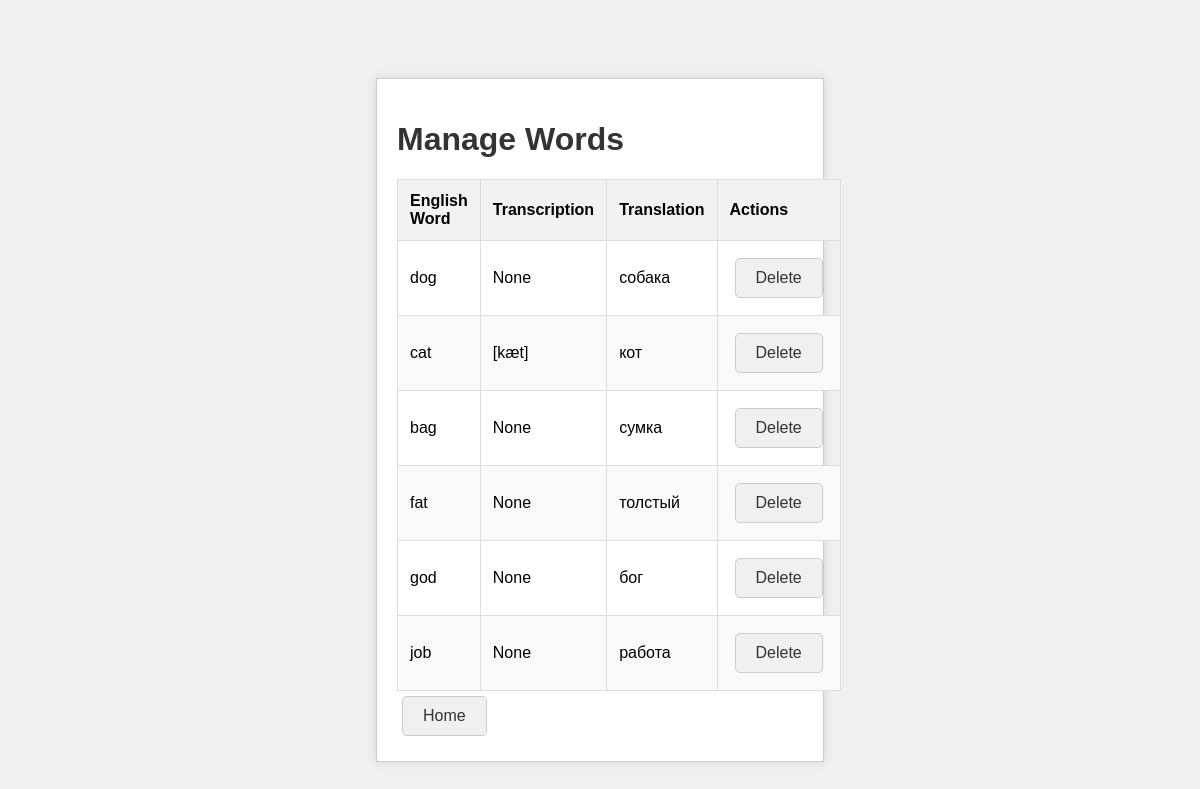
Before: /words/manage_words/ (signed in) with the older database file.
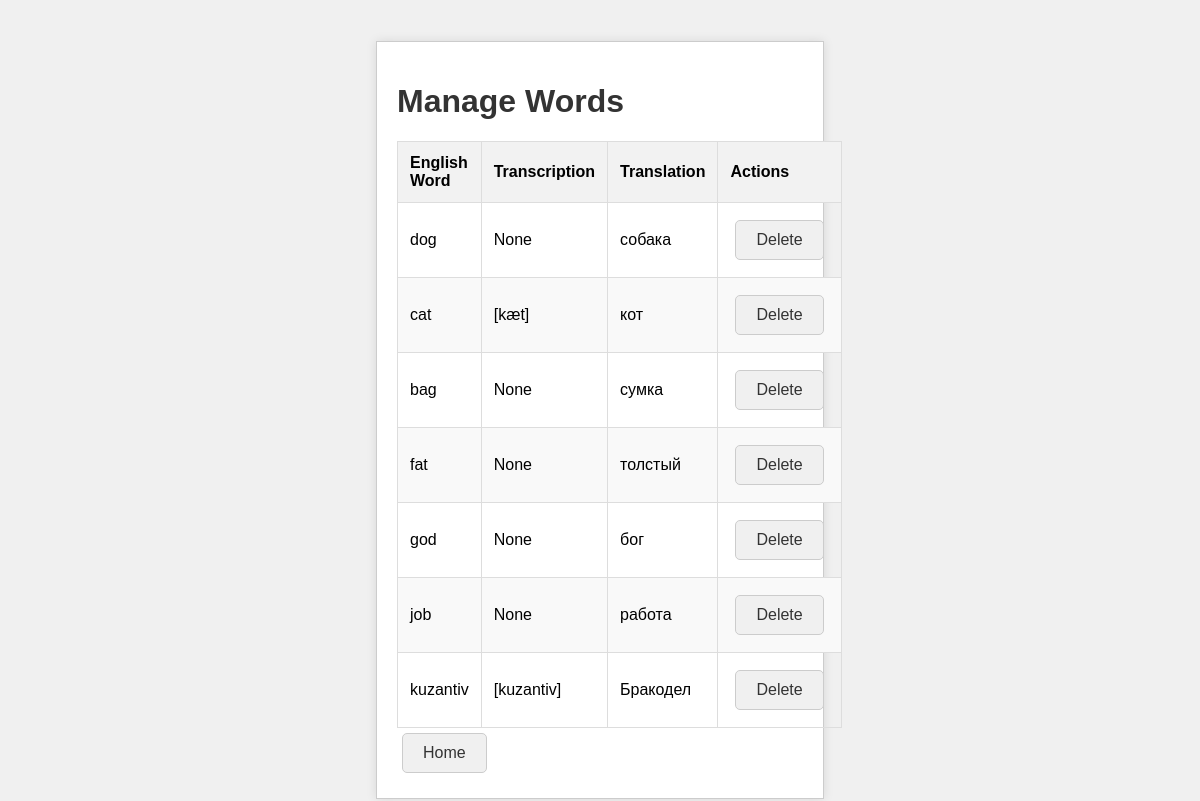
After: the same page with the newer database file.
### words/models.py (models this page shows, shortened)
class Word(models.Model):
    english_word = models.CharField(max_length=100)
    translation = models.CharField(max_length=100)
    transcription = models.CharField(max_length=100, null=True, blank=True)

### words/views.py (the view)
# urls.py: path('manage_words/', views.manage_words, name='manage_words'),
@login_required
def manage_words(request):
    words = Word.objects.all()
    return render(request, 'words/manage_words.html', {'words': words})

### words/templates/words/manage_words.html (shortened to what this page needs)
<!DOCTYPE html>
{% load static %}
<html>
<head>
    <link rel="stylesheet" type="text/css" href="{% static 'words/styles.css' %}">
</head>
<body>
<div class="container">
    <h1>Manage Words</h1>
    <table>
        <thead>
            <tr>
                <th>English Word</th>
                <th>Transcription</th>
                <th>Translation</th>
                <th>Actions</th>
            </tr>
        </thead>
        <tbody>
            {% for word in words %}
            <tr>
                <td>{{ word.english_word }}</td>
                <td>{{ word.transcription }}</td>
                <td>{{ word.translation }}</td>
                <td><a href="{% url 'delete_word' word.id %}">Delete</a></td>
            </tr>
            {% endfor %}
        </tbody>
    </table>
    <a href="{% url 'home' %}">Home</a>
</div>
</body>
</html>

### words/static/words/styles.css (style rules this page uses)
body { font-family: Arial, sans-serif; background-color: #f0f0f0; padding: 20px; display: flex; justify-content: center; align-items: center; height: 100vh; margin: 0; }
h1 { color: #333; }
a { display: inline-block; padding: 10px 20px; background-color: #007bff; color: #fff; text-decoration: none; border-radius: 5px; margin-top: 10px; }
.container { width: 35%; background-color: #fff; padding: 20px; border: 1px solid #ccc; box-shadow: 0 0 10px rgba(0, 0, 0, 0.1); margin: 0 auto; }
.container a { display: inline-block; padding: 10px 20px; text-decoration: none; color: #333; background-color: #f0f0f0; border: 1px solid #ccc; margin: 5px; }
table { width: 100%; border-collapse: collapse; margin-top: 20px; }
table, th, td { border: 1px solid #ddd; padding: 8px; }
th { background-color: #f2f2f2; text-align: left; }
th, td { padding: 12px; text-align: left; }
tr:nth-child(even) { background-color: #f9f9f9; }

Changed rows visible on the page:
added Word: english_word "kuzantiv", transcription "[kuzantiv]", translation "Бракодел"
